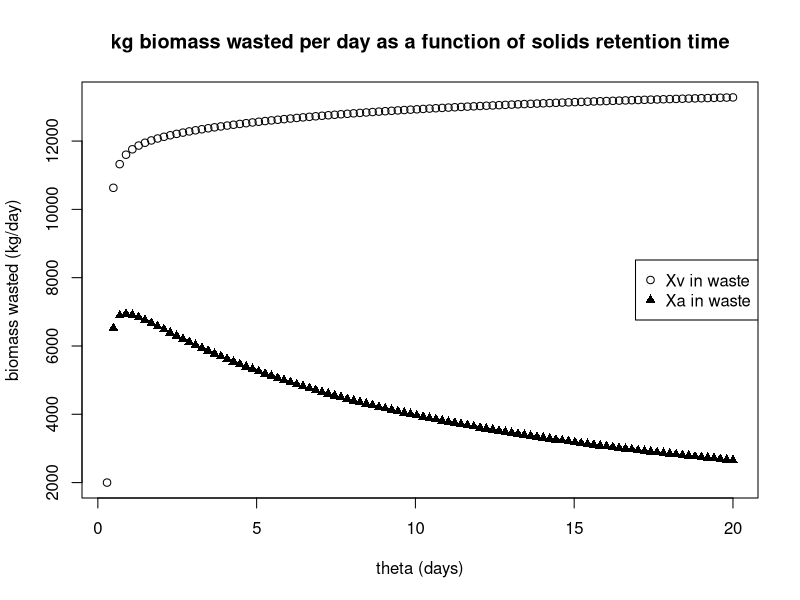

The R source for this figure:
# Biological Processes 2018
# In Class Assignment PS3

setwd("~/github/BEE6740Ecohydrology")

Q = 10^8 # L/d
S_o = 200 # mg BOD/L
Xv_o = 100 # mg VSS/L
fd_o = 0.8 # fraction of Xv_o
fd = 0.8 # fraction of Xv
Y = 0.5 # g Xa / g BOD
b = 0.1 # 1/day
q_hat = 8 # g BOD / (g Xa * day)
K = 25 # mg BOD / L

theta_x_min = (K + S_o)/(S_o*(Y*q_hat-b)-b*K) # days
theta_x_max = 20 # days
theta_array = seq(theta_x_min,theta_x_max,length = 100) # days

Xi_o = (1-fd_o)*Xv_o # mg incalcitrant VSS/L
btheta = b*theta_array # unitless
fg = 1-fd_o

#Qw_Xvw_mgperd = Q*(Xi_o + Y*(S_o-K*((1+b*theta_array)/(Y*q_hat*theta_array - (1+b*theta_array))))
           # * (1+(1-fd)*b*theta_array)/(1+b*theta_array)) # mg VSS/day

fun = 1+(b*theta_array)
term1 = 1+((1-fd_o)*(b*theta_array)/(fun))
term2 = S_o - ((K*fun)/((Y*q_hat*theta_array)-(fun)))
combo = Q*(Xi_o + (Y*term1*term2))
Qw_Xvw_kgperd = combo / 1000000 # kg VSS/day

Qw_Xaw_mgperd = fd*Q*Y*(1/(1+btheta))*(S_o - K*(1+btheta)/(Y*q_hat*theta_array - (1+btheta)))
Qw_Xaw_kgperd = Qw_Xaw_mgperd / 1000000 # kg VSS/day


plot(theta_array, Qw_Xvw_kgperd, xlab = "theta (days)", ylab = "biomass wasted (kg/day)", main = "kg biomass wasted per day as a function of solids retention time")
points(theta_array, Qw_Xaw_kgperd, pch = 17)
legend( x= "right", y=0.92, 
        legend=c("Xv in waste","Xa in waste"),
        pch=c(21, 17))


